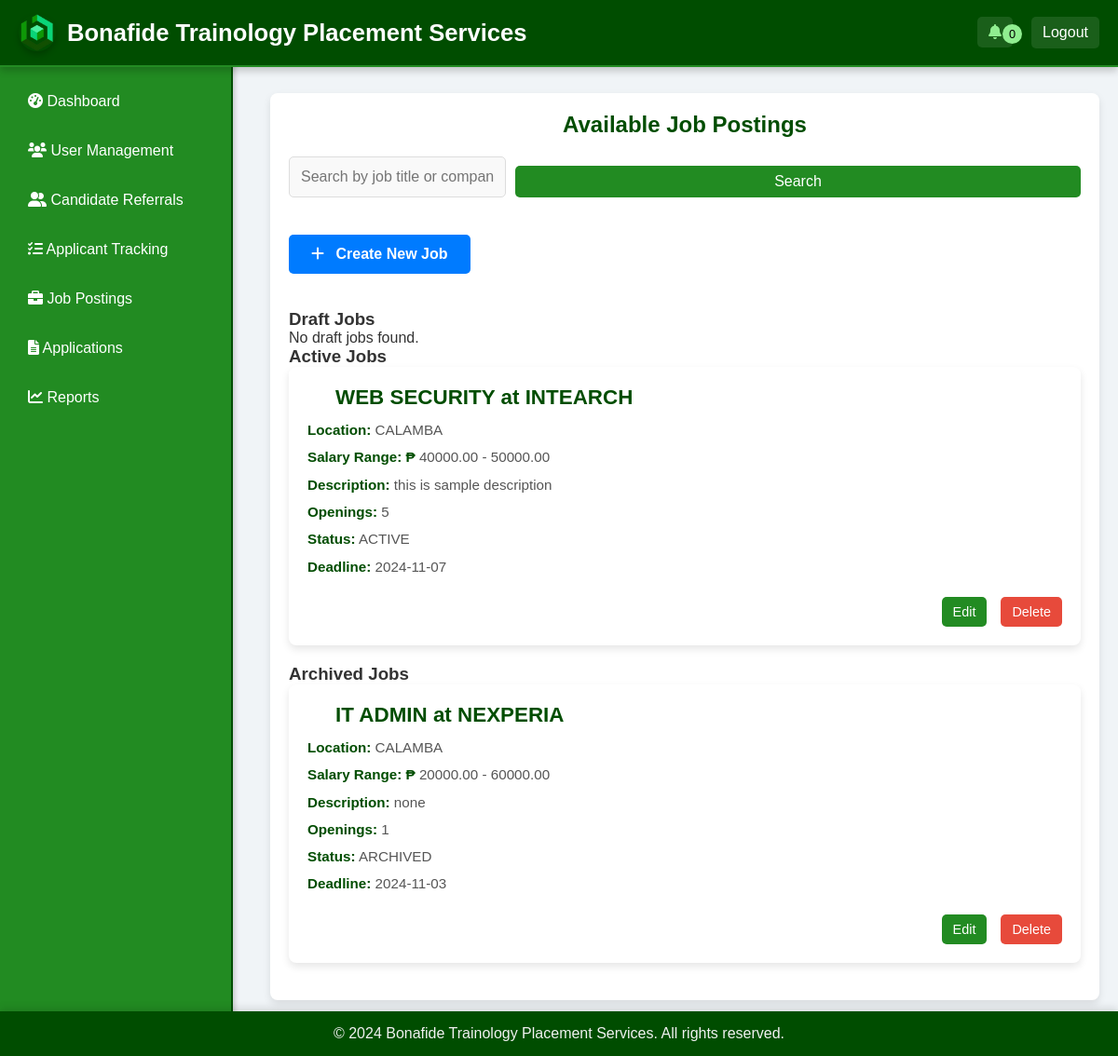
The app's page /recruiter/view_job.php (signed in) with its own data.
### tables this page shows
CREATE TABLE `job_postings` (
  `job_id` int(11) NOT NULL,
  `job_title` varchar(100) NOT NULL,
  `company` varchar(255) NOT NULL,
  `location` varchar(255) DEFAULT NULL,
  `min_salary` decimal(10,2) DEFAULT NULL,
  `max_salary` decimal(10,2) DEFAULT NULL,
  `description` text DEFAULT NULL,
  `openings` int(11) DEFAULT NULL,
  `created_by` int(11) DEFAULT NULL,
  `deadline` date NOT NULL,
  `status` enum('DRAFT','ACTIVE','ARCHIVED') DEFAULT 'DRAFT',
  `filled_date` datetime DEFAULT NULL,
  `created_at` datetime NOT NULL DEFAULT current_timestamp(),
  `has_questionnaire` tinyint(1) DEFAULT 0
);

### recruiter/view_job.php (the view, shortened to what this page needs)
<?php
include 'header.php';
include 'sidebar.php';
$search_term = isset($_GET['search']) ? '%' . $_GET['search'] . '%' : '%';
$statuses = ['DRAFT', 'ACTIVE', 'ARCHIVED'];
$jobs_by_status = [];
foreach ($statuses as $status) {
    $sql = "SELECT job_id, job_title, company, location, min_salary, max_salary, description, openings, status, deadline
            FROM job_postings
            WHERE created_by = ?
            AND status = ?
            AND (job_title LIKE ? OR company LIKE ?)
            ORDER BY created_at DESC";
    $stmt = $conn->prepare($sql);
    $stmt->bind_param('isss', $_SESSION['user_id'], $status, $search_term, $search_term);
    $stmt->execute();
    $jobs_by_status[$status] = $stmt->get_result()->fetch_all(MYSQLI_ASSOC);
}
?>
<!DOCTYPE html>
<html lang="en">
<head>
    <link rel="stylesheet" href="https://cdnjs.cloudflare.com/ajax/libs/font-awesome/6.0.0-beta3/css/all.min.css">
    <link rel="stylesheet" href="recruiter_styles.css">
</head>
<body class="view_job-main-content">
    <div class="content-area">
        <h2>Available Job Postings</h2>
        <form method="GET" action="view_job.php">
            <input type="text" name="search" placeholder="Search by job title or company" value="<?php echo isset($_GET['search']) ? htmlspecialchars($_GET['search']) : ''; ?>">
            <button type="submit">Search</button>
        </form>
        <div>
            <a href="job_posting.php" class="button">
                <i class="fas fa-plus"></i> Create New Job
            </a>
        </div><br>
        <?php foreach ($jobs_by_status as $status => $jobs): ?>
            <h3 class="<?php echo strtolower($status); ?>-jobs"><?php echo ucfirst(strtolower($status)); ?> Jobs</h3>
            <?php if (empty($jobs)): ?>
                <p>No <?php echo strtolower($status); ?> jobs found.</p>
            <?php else: ?>
                <?php foreach ($jobs as $job): ?>
                    <div class="job-card">
                        <h4><?php echo htmlspecialchars($job['job_title']); ?> at <?php echo htmlspecialchars($job['company']); ?></h4>
                        <div class="job-details">
                            <div><strong>Location:</strong> <?php echo htmlspecialchars($job['location']); ?></div>
                            <div><strong>Salary Range: ₱ </strong> <?php echo htmlspecialchars($job['min_salary']); ?> - <?php echo htmlspecialchars($job['max_salary']); ?></div>
                            <div><strong>Description:</strong> <?php echo htmlspecialchars($job['description']); ?></div>
                            <div><strong>Openings:</strong> <?php echo htmlspecialchars($job['openings']); ?></div>
                            <div><strong>Status:</strong> <?php echo htmlspecialchars($job['status']); ?></div>
                            <div><strong>Deadline:</strong> <?php echo htmlspecialchars($job['deadline']); ?></div>
                        </div>
                        <div class="job-actions">
                            <a href="edit_job.php?job_id=<?php echo $job['job_id']; ?>">Edit</a>
                            <a href="view_job.php?delete_job_id=<?php echo $job['job_id']; ?>" onclick="return confirm('Are you sure you want to delete this job?')">Delete</a>
                        </div>
                    </div>
                <?php endforeach; ?>
            <?php endif; ?>
        <?php endforeach; ?>
    </div>
</body>
<?php include 'footer.php'; ?>
</html>

### recruiter/recruiter_styles.css (style rules this page uses)
* { margin: 0; padding: 0; box-sizing: border-box; font-family: Arial, sans-serif; }
body { display: flex; flex-direction: column; background-color: #f0f4f7; color: #333; }
button, .btn { background-color: #228B22; color: white; border: none; border-radius: 4px; padding: 10px 15px; font-size: 1em; cursor: pointer; transition: background-color 0.3s; }
.view_job-main-content { margin-top: 80px; margin-left: 270px; padding: 20px; background-color: #f0f4f7; color: #333; display: flex; justify-content: center; padding-bottom: 60px; }
.content-area { width: 100%; max-width: 1100px; margin: 0 auto; padding: 20px; }
.content-area h2 { text-align: center; color: #004d00; font-weight: bold; margin-bottom: 30px; }
.button { display: inline-block; padding: 12px 24px; margin: 20px 0; font-size: 16px; font-weight: bold; color: #fff; background-color: #007bff; border: none; border-radius: 5px; text-decoration: none; text-align: center; transition: background-color 0.3s ease; }
.button i { margin-right: 8px; }
form[action="view_job.php"] { display: flex; justify-content: center; gap: 10px; margin-bottom: 20px; }
form[action="view_job.php"] input[type="text"] { width: 300px; padding: 8px 12px; border: 1px solid #ddd; border-radius: 5px; }
form[action="view_job.php"] button { background-color: #228B22; color: white; padding: 8px 15px; border: none; border-radius: 5px; cursor: pointer; transition: background-color 0.3s; }
.job-card { background-color: #ffffff; border-radius: 8px; box-shadow: 0 4px 8px rgba(0, 0, 0, 0.1); padding: 20px; transition: transform 0.2s; position: relative; margin-bottom: 20px; }
.job-card h4 { color: #004d00; font-size: 1.4em; margin-bottom: 10px; display: flex; align-items: center; gap: 10px; }
.job-card h4:before { content: url('job-icon.svg'); display: inline-block; width: 20px; height: 20px; }
.job-details { margin-top: 10px; line-height: 1.6; color: #555; font-size: 0.95em; gap: 10px; }
.job-details div { margin: 5px 0; }
.job-details strong { color: #004d00; }
.job-actions { display: flex; justify-content: flex-end; gap: 15px; margin-top: 20px; }
.job-actions a { background-color: #228B22; color: white; padding: 8px 12px; border-radius: 5px; font-size: 0.9em; text-decoration: none; transition: background-color 0.3s; display: inline-block; }
.job-actions a:nth-child(2) { background-color: #e74a3b; }
form input[type="text"], form input[type="number"], form input[type="date"], form select, form textarea { padding: 8px; font-size: 1em; border: 1px solid #ccc; border-radius: 5px; background-color: #f9f9f9; }
button[type="submit"], button[type="button"] { background-color: #228B22; color: #ffffff; border: none; border-radius: 5px; padding: 10px 15px; font-size: 0.9em; cursor: pointer; transition: background-color 0.3s ease; margin-top: 10px; }
.content-area { width: 100%; max-width: 1100px; background-color: #ffffff; border-radius: 8px; padding: 20px; box-shadow: 0 4px 8px rgba(0, 0, 0, 0.1); }
.content-area h2 { text-align: center; color: #004d00; font-weight: bold; margin-bottom: 20px; }
button[type="submit"], button[type="button"] { background-color: #228B22; color: #ffffff; border: none; border-radius: 5px; padding: 12px; font-size: 1em; cursor: pointer; transition: background-color 0.3s ease; }
button[type="submit"] { width: 100%; padding: 12px; background-color: #228B22; color: white; border: none; border-radius: 5px; font-size: 1em; cursor: pointer; transition: background-color 0.3s; }

### records on screen
job_postings: job_title "WEB SECURITY", company "INTEARCH", location "CALAMBA", min_salary "40000.00", max_salary "50000.00", description "this is sample description", openings "5", status "ACTIVE", deadline "2024-11-07"
job_postings: job_title "IT ADMIN", company "NEXPERIA", location "CALAMBA", min_salary "20000.00", max_salary "60000.00", description "none", openings "1", status "ARCHIVED", deadline "2024-11-03"

### other values on screen
$unread_count "0"
$status "Draft"
$status "draft"
$status "Active"
$status "Archived"
